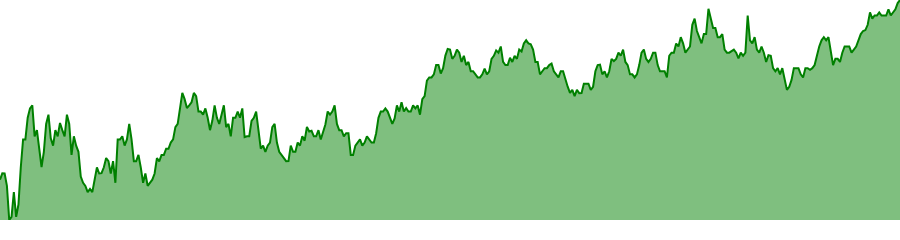

Notebook cell for this chart:
### Code cell
def update_graph(x):
    x_graph = x.iloc[::-1]
    fig = px.line(x_graph, x='Datetime', y='Close',
                   range_y=[x_graph['Close'].min(), x_graph['Close'].max()],
                   height=120).update_layout(margin=dict(t=0, r=0, l=0, b=20),
                                             paper_bgcolor='rgba(0,0,0,0)',
                                             plot_bgcolor='rgba(0,0,0,0)',
                                             yaxis=dict(
                                             title=None,
                                             showgrid=False,
                                             showticklabels=False
                                             ),
                                             xaxis=dict(
                                             title=None,
                                             showgrid=False,
                                             showticklabels=False
                                             ))

    day_start = x_graph[x_graph['Datetime'] == x_graph['Datetime'].min()]['Close'].values[0]
    day_end = x_graph[x_graph['Datetime'] == x_graph['Datetime'].max()]['Close'].values[0]

    if day_end >= day_start:
        return fig.update_traces(fill='tozeroy',line={'color':'green'})
    elif day_end < day_start:
        return fig.update_traces(fill='tozeroy',
                             line={'color': 'red'})
    return fig
update_graph(hist)

### Figure 1 — Plotly figure (JSON) as saved in the notebook; plotly's stock layout.template omitted (floating-point values rounded to 4 significant figures; data arrays with more than 128 entries replaced by an {"elided": "..."} marker saying what was removed)
{"data": [{"fill": "tozeroy", "hovertemplate": "Datetime=%{x}<br>Close=%{y}<extra></extra>", "legendgroup": "", "line": {"color": "green", "dash": "solid"}, "marker": {"symbol": "circle"}, "mode": "lines", "name": "", "orientation": "v", "showlegend": false, "type": "scatter", "x": {"elided": "391 str values"}, "xaxis": "x", "y": {"elided": "391 float values"}, "yaxis": "y"}], "layout": {"height": 120, "legend": {"tracegroupgap": 0}, "margin": {"b": 20, "l": 0, "r": 0, "t": 0}, "paper_bgcolor": "rgba(0,0,0,0)", "plot_bgcolor": "rgba(0,0,0,0)", "xaxis": {"anchor": "y", "domain": [0, 1], "showgrid": false, "showticklabels": false, "title": {}}, "yaxis": {"anchor": "x", "domain": [0, 1], "range": [14.15, 14.51], "showgrid": false, "showticklabels": false, "title": {}}}}
